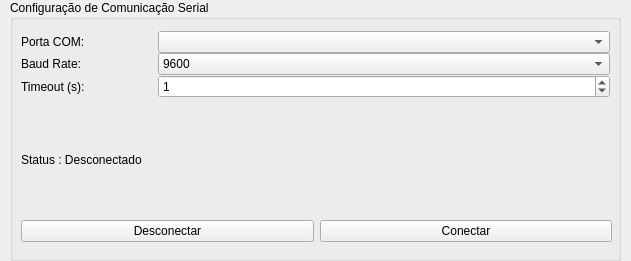
<?xml version="1.0" encoding="UTF-8"?>
<ui version="4.0">
 <class>Form</class>
 <widget class="QWidget" name="Form">
  <property name="windowTitle">
   <string>Form</string>
  </property>
  <widget class="QGroupBox" name="groupBox">
   <property name="geometry">
    <rect>
     <x>10</x>
     <y>0</y>
     <width>611</width>
     <height>261</height>
    </rect>
   </property>
   <property name="title">
    <string>Configuração de Comunicação Serial</string>
   </property>
   <widget class="QWidget" name="">
    <property name="geometry">
     <rect>
      <x>11</x>
      <y>31</y>
      <width>591</width>
      <height>211</height>
     </rect>
    </property>
    <layout class="QVBoxLayout" name="verticalLayout_2" stretch="5,1,3">
     <item>
      <layout class="QGridLayout" name="gridLayout" columnstretch="3,10">
       <property name="leftMargin">
        <number>0</number>
       </property>
       <property name="topMargin">
        <number>0</number>
       </property>
       <property name="rightMargin">
        <number>2</number>
       </property>
       <property name="bottomMargin">
        <number>2</number>
       </property>
       <property name="horizontalSpacing">
        <number>2</number>
       </property>
       <property name="verticalSpacing">
        <number>0</number>
       </property>
       <item row="5" column="0">
        <widget class="QLabel" name="label_4">
         <property name="sizePolicy">
          <sizepolicy hsizetype="Minimum" vsizetype="Preferred">
           <horstretch>0</horstretch>
           <verstretch>0</verstretch>
          </sizepolicy>
         </property>
         <property name="text">
          <string>Timeout (s):</string>
         </property>
        </widget>
       </item>
       <item row="5" column="1">
        <widget class="QSpinBox" name="spin_timeout">
         <property name="value">
          <number>1</number>
         </property>
        </widget>
       </item>
       <item row="0" column="1">
        <widget class="QComboBox" name="combo_porta">
         <property name="sizePolicy">
          <sizepolicy hsizetype="Expanding" vsizetype="Fixed">
           <horstretch>0</horstretch>
           <verstretch>0</verstretch>
          </sizepolicy>
         </property>
        </widget>
       </item>
       <item row="3" column="1">
        <widget class="QComboBox" name="combo_baud">
         <item>
          <property name="text">
           <string>9600</string>
          </property>
         </item>
         <item>
          <property name="text">
           <string>115200</string>
          </property>
         </item>
        </widget>
       </item>
       <item row="3" column="0">
        <widget class="QLabel" name="label_3">
         <property name="sizePolicy">
          <sizepolicy hsizetype="Minimum" vsizetype="Preferred">
           <horstretch>0</horstretch>
           <verstretch>0</verstretch>
          </sizepolicy>
         </property>
         <property name="text">
          <string>Baud Rate:</string>
         </property>
        </widget>
       </item>
       <item row="0" column="0">
        <widget class="QLabel" name="label">
         <property name="sizePolicy">
          <sizepolicy hsizetype="Minimum" vsizetype="Preferred">
           <horstretch>0</horstretch>
           <verstretch>0</verstretch>
          </sizepolicy>
         </property>
         <property name="text">
          <string>Porta COM:</string>
         </property>
        </widget>
       </item>
      </layout>
     </item>
     <item>
      <widget class="QLabel" name="lbl_status">
       <property name="sizePolicy">
        <sizepolicy hsizetype="Preferred" vsizetype="Minimum">
         <horstretch>5</horstretch>
         <verstretch>0</verstretch>
        </sizepolicy>
       </property>
       <property name="text">
        <string>Status : Desconectado</string>
       </property>
      </widget>
     </item>
     <item>
      <layout class="QHBoxLayout" name="horizontalLayout_6">
       <item>
        <widget class="QPushButton" name="btn_desconectar">
         <property name="text">
          <string>Desconectar</string>
         </property>
        </widget>
       </item>
       <item>
        <widget class="QPushButton" name="btn_conectar">
         <property name="text">
          <string>Conectar</string>
         </property>
        </widget>
       </item>
      </layout>
     </item>
    </layout>
   </widget>
  </widget>
 </widget>
 <resources/>
 <connections/>
</ui>
